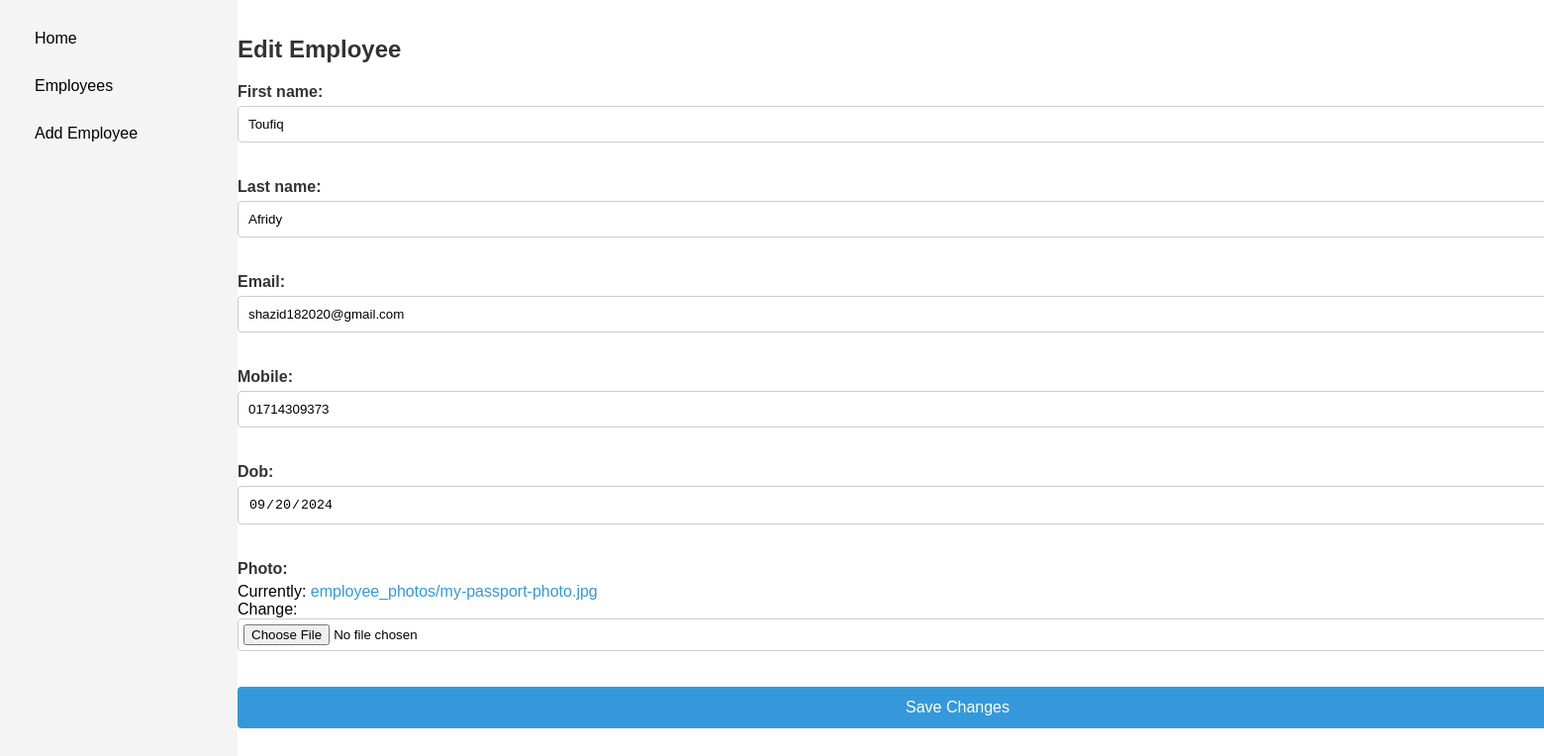
The page /edit/24/ on the database its author committed.
### employees/models.py (models this page shows, shortened)
class Employee(models.Model):
    first_name = models.CharField(max_length=50)
    last_name = models.CharField(max_length=50)
    email = models.EmailField()
    mobile = models.CharField(max_length=15)
    dob = models.DateField()
    photo = models.ImageField(default='default.jpg', upload_to='employee_photos/')

### employees/views.py (the view)
# urls.py: path('edit/<int:pk>/', views.edit_employee, name='edit_employee'),
def edit_employee(request, pk):
    employee = get_object_or_404(Employee, pk=pk)
    if request.method == 'POST':
        form = EmployeeForm(request.POST, request.FILES, instance=employee)
        if form.is_valid():
            form.save()
            return redirect('employee_list')
    else:
        form = EmployeeForm(instance=employee)
    return render(request, 'edit_employee.html', {'form': form})

### employees/forms.py
class EmployeeForm(forms.ModelForm):
    class Meta:
        model = Employee
        fields = ['first_name', 'last_name', 'email', 'mobile', 'dob', 'photo']
        widgets = {
            'dob': forms.DateInput(attrs={'type': 'date'})
        }

### employees/templates/edit_employee.html (shortened to what this page needs)
{% extends 'base.html' %}
{% load static %}
{% block content %}
    <link rel="stylesheet" href="{% static 'css/edit_employee.css' %}">
        <h1>Edit Employee</h1>
        <form method="post" enctype="multipart/form-data">
            {{ form.as_p }}
            <button type="submit">Save Changes</button>
        </form>
{% endblock %}

### static/css/edit_employee.css (style rules this page uses)
body { margin: 0; padding: 0; font-family: Arial, sans-serif; background-color: white; }
h1 { font-size: 24px; color: #333; margin-bottom: 20px; text-align: left; }
a { color: #3498db; text-decoration: none; }
form input[type="text"], form input[type="email"], form input[type="date"], form input[type="file"], form button { width: 400%; padding: 10px; margin-bottom: 20px; border: 1px solid #ccc; border-radius: 4px; box-sizing: border-box; }
form label { font-weight: bold; margin-bottom: 5px; display: block; color: #333; }
form input[type="file"] { padding: 5px; }
form button { background-color: #3498db; color: white; border: none; padding: 12px 20px; cursor: pointer; font-size: 16px; border-radius: 4px; }

### employees/templates/base.html (style rules this page uses)
body { display: flex; margin: 0; font-family: Arial, sans-serif; }

### rows shown on the page
Employee: first_name "Toufiq", last_name "Afridy", email "shazid182020@gmail.com", mobile "01714309373", dob "09/20/2024"
